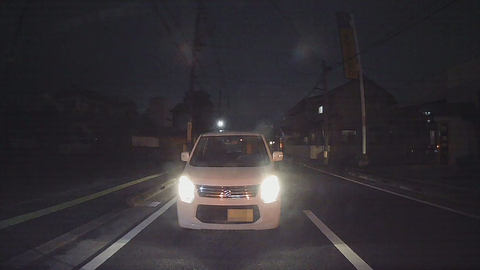
#> input picture photos/3.jpg, 480 x 270 px, found by its file name
$ python spread.py
#> lines starting #> are read from the running program, lines starting #| are printed output that depends on the picture
from PIL import Image
import numpy as np
import cv2
import matplotlib.pyplot as plt

def stretch_brightness(filename):
    # Load the image
#> called with filename = 'photos/3.jpg'
    img = Image.open(filename)
#> img is the input picture: PIL image 480x270 RGB; mean R, G, B 51, 46.9, 51.3
    img_np = np.array(img)

    # Convert the image to HSV
    hsv = cv2.cvtColor(img_np, cv2.COLOR_RGB2HSV)
#> hsv: shape (270, 480, 3); mean H, S, V 122.7, 37.3, 53.8

    # Stretch the V channel
    v_min, v_max = np.min(hsv[:,:,2]), np.max(hsv[:,:,2])
#> v_min = 12; v_max = 255
    hsv[:,:,2] = ((hsv[:,:,2] - v_min) / (v_max - v_min)) * 255
#> hsv: shape (270, 480, 3); mean H, S, V 122.7, 37.3, 43.4

    # Convert the image back to RGB
    img_np = cv2.cvtColor(hsv, cv2.COLOR_HSV2RGB)

    # Convert back to uint8
    img = Image.fromarray(img_np.astype('uint8'))

    img.save("photos/3_stretch.jpg")  # Save the modified image
    return img

def color_hist(filename):
#> called with filename = 'photos/3_stretch.jpg'
    img = np.asarray(Image.open(filename).convert("RGB")).reshape(-1,3)
    plt.hist(img, color=["red", "green", "blue"], bins=128)
    plt.show()
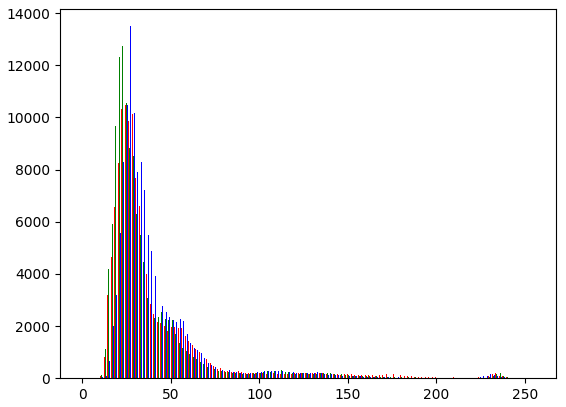
#> figure drawn by matplotlib, 1 panel; tallest bar 10477 high, from x = 24.11 to 24.64; tallest bar 12727 high, from x = 22.64 to 23.18; tallest bar 13502 high, from x = 27.16 to 27.69

stretch_brightness("photos/3.jpg")  # Stretch brightness

color_hist("photos/3_stretch.jpg")  # Show histogram of the modified image

$ run again, with photos/1.jpg copied over photos/3.jpg
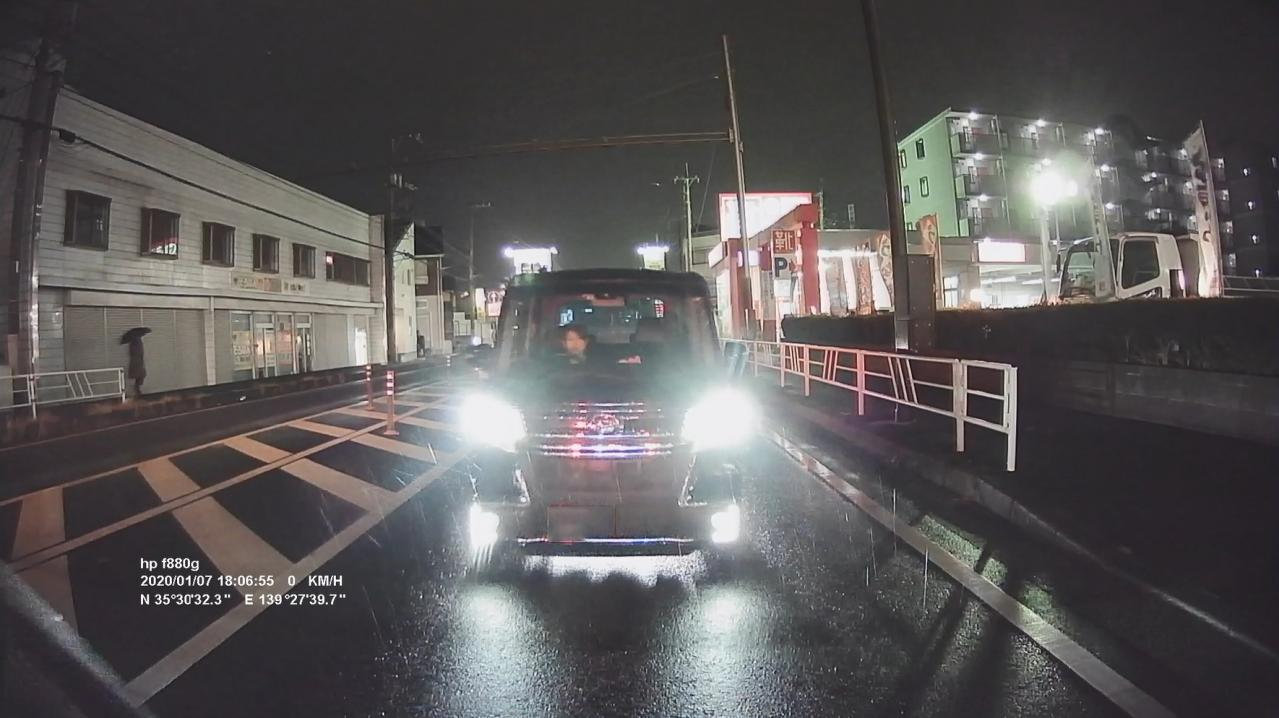
#> input picture photos/1.jpg, 1279 x 718 px, found by its file name
#> in stretch_brightness, img is the input picture: PIL image 1279x718 RGB; mean R, G, B 89.8, 87.1, 87.3
#> v_min = 2; v_max = 255
#> in color_hist, `plt.show()`:
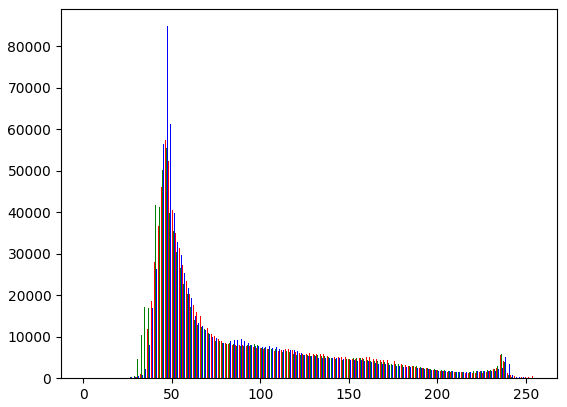
#> figure drawn by matplotlib, 1 panel; tallest bar 57301 high, from x = 46.02 to 46.55; tallest bar 55406 high, from x = 46.55 to 47.08; tallest bar 84825 high, from x = 47.08 to 47.61

$ run again, with photos/2.jpg copied over photos/3.jpg
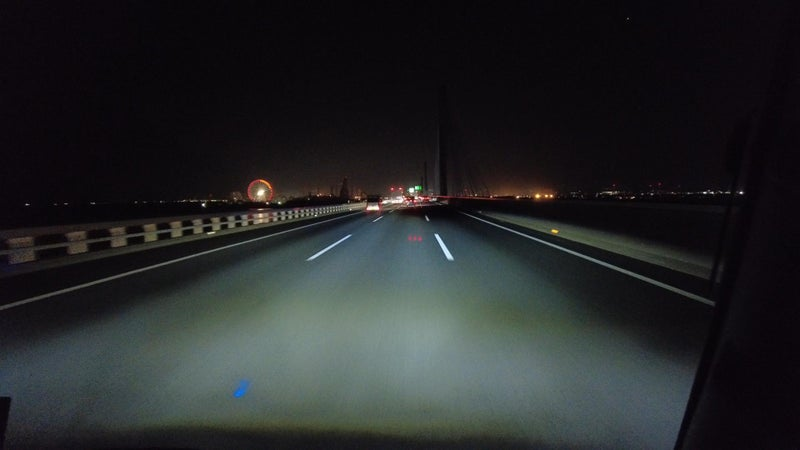
#> input picture photos/2.jpg, 800 x 450 px, found by its file name
#> in stretch_brightness, img is the input picture: PIL image 800x450 RGB; mean R, G, B 37.2, 39.4, 40.4
#> hsv: shape (450, 800, 3); mean H, S, V 113.5, 67.6, 43.2
#> v_min = 0; v_max = 255
#> in color_hist, `plt.show()`:
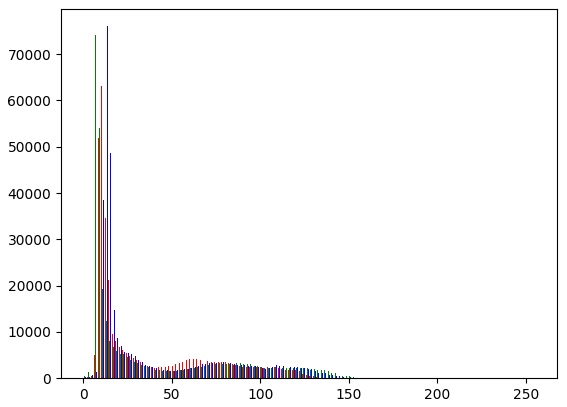
#> figure drawn by matplotlib, 1 panel; tallest bar 63108 high, from x = 10.16 to 10.69; tallest bar 74045 high, from x = 6.71 to 7.24; tallest bar 76053 high, from x = 13.21 to 13.75
